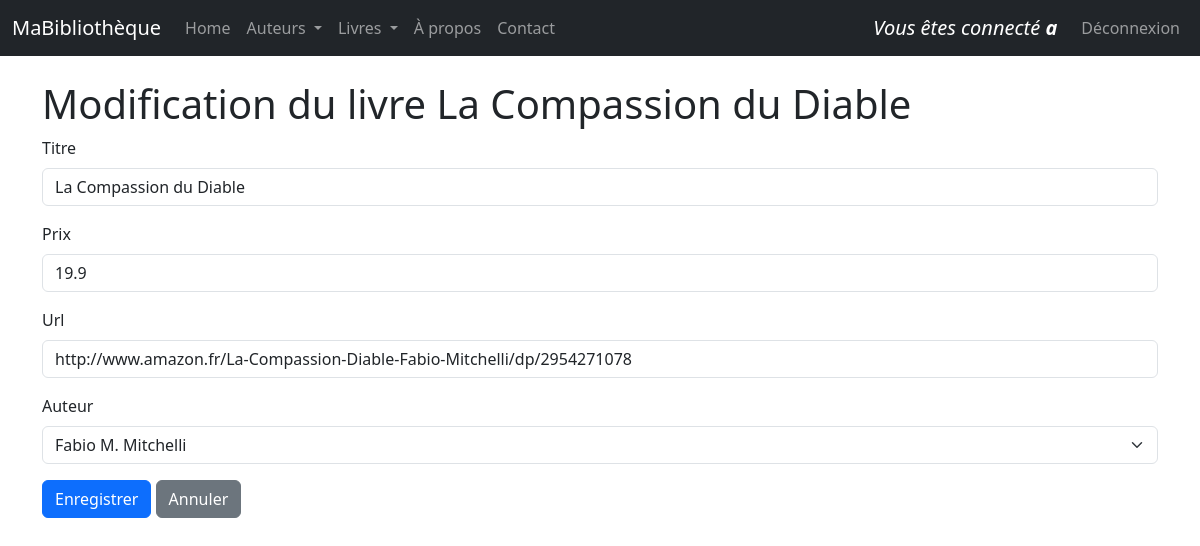
Page /Livres/1/update/ (signed in) on the committed database.
### monApp/models.py (models this page shows, shortened)
class User(db.Model, UserMixin):
    Login = db.Column(db.String(50), primary_key=True)
    Password = db.Column(db.String(64))

class Livre(db.Model):
    idL = db.Column(db.Integer, primary_key=True)
    Prix = db.Column(db.Float)
    Titre = db.Column(db.String(100))
    Url = db.Column(db.String(100))
    Img = db.Column(db.String(100))
    auteur_id = db.Column(db.Integer, db.ForeignKey("auteur.idA"))
    auteur = db.relationship ("Auteur", backref =db.backref ("livres", lazy="dynamic") )

### monApp/views.py (the view)
@app.route('/Livres/<idL>/update/')
@login_required
def updateLivre(idL):
    unLivre = Livre.query.get(idL)
    unForm = FormLivre(obj=unLivre)
    unForm.auteur_id.choices = []
    for a in Auteur.query.all():
        unForm.auteur_id.choices.append((a.idA, a.Nom))
    return render_template("livre_update.html",selectedLivre=unLivre, updateForm=unForm)

### monApp/forms.py
class FormLivre(FlaskForm):
    idL = HiddenField('idL')
    Prix = StringField('Prix', validators=[DataRequired()])
    Titre = StringField('Titre', validators=[DataRequired()])
    Url = StringField('Url')
    auteur_id = SelectField('Auteur', coerce=int)

### monApp/models.py (called while the page is built)
@login_manager.user_loader
def load_user(username):
    return db.session.get(User, username)

### monApp/templates/livre_update.html (shortened to what this page needs)
{% extends "base.html" %}
{% block main %}
    <h1>Modification du livre {{ selectedLivre.Titre }}</h1>
    <form role="form" method="POST" action="{{ url_for('saveLivre') }}">
        <div class="form-group mb-3">
            {{ updateForm.Titre.label(class="form-label") }}
            {{ updateForm.Titre(size=50, class="form-control") }}
        </div>
        <div class="form-group mb-3">
            {{ updateForm.Prix.label(class="form-label") }}
            {{ updateForm.Prix(size=50, class="form-control") }}
        </div>
        <div class="form-group mb-3">
            {{ updateForm.Url.label(class="form-label") }}
            {{ updateForm.Url(size=50, class="form-control") }}
        </div>
        <div class="form-group mb-3">
            {{ updateForm.auteur_id.label(class="form-label") }}
            {{ updateForm.auteur_id(class="form-select") }}
        </div>
        <button type="submit" class="btn btn-primary">Enregistrer</button>
        <a href="{{ url_for('getLivres') }}" class="btn btn-secondary">Annuler</a>
    </form>
{% endblock %}

### monApp/templates/base.html (shortened to what this page needs)
<html>
    <head>
    <link rel="stylesheet" href="{{ url_for('static', filename='style.css') }}">
        <link href="https://cdn.jsdelivr.net/npm/bootstrap@5.3.0/dist/css/bootstrap.min.css" rel="stylesheet">
    </head>
    <body>
        {% block navbar %}
        <nav class="navbar navbar-expand-md navbar-dark bg-dark fixed-top">
            <div class="container-fluid">
                <a class="navbar-brand">MaBibliothèque</a>
                <div class="collapse navbar-collapse" id="mainNavbar">
                    <ul class="navbar-nav me-auto mb-2 mb-md-0">
                        <li class="nav-item">
                            <a class="nav-link" href="{{ url_for('index') }}">Home</a>
                        </li>
                        <li class="nav-item dropdown">
                            <a class="nav-link dropdown-toggle" href="#" id="auteursDropdown" role="button" data-bs-toggle="dropdown" aria-expanded="false">
                                Auteurs
                            </a>
                        </li>
                        <li class="nav-item dropdown">
                            <a class="nav-link dropdown-toggle" href="#" id="livresDropdown" role="button" data-bs-toggle="dropdown" aria-expanded="false">
                                Livres
                            </a>
                        </li>
                        <li class="nav-item">
                            <a class="nav-link" href="{{ url_for('about') }}">À propos</a>
                        </li>
                        <li class="nav-item">
                            <a class="nav-link" href="{{ url_for('contact') }}">Contact</a>
                        </li>
                    </ul>
                    <ul class="nav navbar-nav navbar-right">
                        {% if current_user.is_authenticated %}
                       <a class="navbar-brand"><em>Vous êtes connecté <strong>{{ current_user.Login}}</strong></em></a>
                       <li class="nav-item"><a class="nav-link" href="{{ url_for ('logout') }}">Déconnexion</a></li >
                        {% else %}
                       <li class="nav-item"><a class="nav-link" href="{{ url_for ('login') }}">Se connecter</a></li >
                        {% endif %}
                       </ul>
                </div>
            </div>
        </nav>
        {% endblock %}
        {% block content %}
        <main id="main" role="main" class="container">
            {% block main %}{% endblock %}
        </main>
        {% endblock %}
    </body>
</html>

### monApp/static/style.css (style rules this page uses)
#main { margin-top: 5em; }
body { font-family: sans-serif; }
h1 { color : red; }

### rows in the picture
User: Login "a"
Livre: Titre "La Compassion du Diable", Prix "19.9", Url "http://www.amazon.fr/La-Compassion-Diable-Fabio-Mitchelli/dp/2954271078", auteur_id "Fabio M. Mitchelli"

### other values in the picture
{{ updateForm.Titre.label(class="form-label") }} "Titre"
{{ updateForm.Prix.label(class="form-label") }} "Prix"
{{ updateForm.Url.label(class="form-label") }} "Url"
{{ updateForm.auteur_id.label(class="form-label") }} "Auteur"
